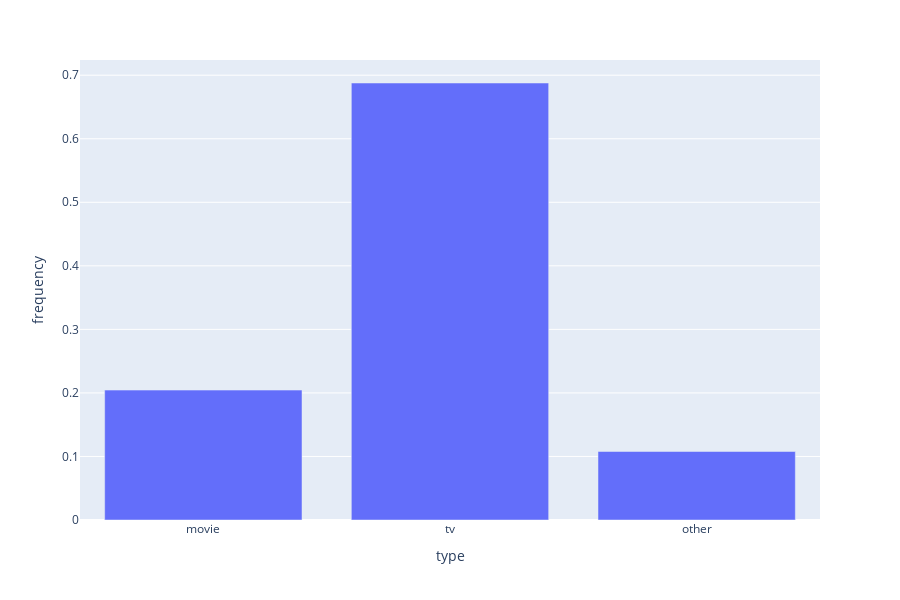

Source (notebook cell):
### Code cell
fig = px.bar(bar_chart_on_side, x="type", y="frequency", barmode="group")
fig.show()
print(bar_chart_on_side)

### Figure 1 — Plotly figure (JSON) as saved in the notebook; plotly's stock layout.template omitted (floating-point values rounded to 4 significant figures)
{"data": [{"alignmentgroup": "True", "hoverlabel": {"namelength": 0}, "hovertemplate": "type=%{x}<br>frequency=%{y}", "legendgroup": "", "marker": {"color": "#636efa"}, "name": "", "offsetgroup": "", "orientation": "v", "showlegend": false, "textposition": "auto", "type": "bar", "x": ["movie", "tv", "other"], "xaxis": "x", "y": [0.2045, 0.6877, 0.1078], "yaxis": "y"}], "layout": {"barmode": "group", "height": 600, "legend": {"tracegroupgap": 0}, "margin": {"t": 60}, "xaxis": {"anchor": "y", "domain": [0, 1], "title": {"text": "type"}}, "yaxis": {"anchor": "x", "domain": [0, 1], "title": {"text": "frequency"}}}}
